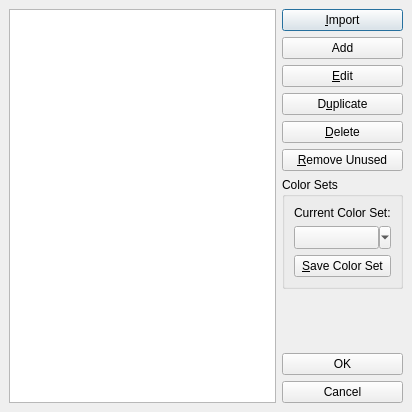
<?xml version="1.0" encoding="UTF-8"?>
<ui version="4.0">
 <class>ColorsAndFillsBase</class>
 <widget class="QDialog" name="ColorsAndFillsBase">
  <property name="geometry">
   <rect>
    <x>0</x>
    <y>0</y>
    <width>412</width>
    <height>412</height>
   </rect>
  </property>
  <property name="windowTitle">
   <string>Colors and Fills</string>
  </property>
  <property name="sizeGripEnabled">
   <bool>false</bool>
  </property>
  <property name="modal">
   <bool>true</bool>
  </property>
  <layout class="QHBoxLayout" name="horizontalLayout" stretch="1,0">
   <property name="leftMargin">
    <number>9</number>
   </property>
   <property name="topMargin">
    <number>9</number>
   </property>
   <property name="rightMargin">
    <number>9</number>
   </property>
   <property name="bottomMargin">
    <number>9</number>
   </property>
   <item>
    <widget class="QTreeWidget" name="dataTree">
     <property name="toolTip">
      <string>If color management is enabled, an exclamation mark indicates that the color may be outside of the color gamut of the current printer profile selected. What this means is the color may not print exactly as indicated on screen. Spot colors are indicated by a red circle. More hints about gamut warnings are in the online help under Color Management. Registration colors will have a registration mark next to the color. Use Registration only for printers marks and crop marks.</string>
     </property>
     <attribute name="headerVisible">
      <bool>false</bool>
     </attribute>
     <column>
      <property name="text">
       <string>1</string>
      </property>
     </column>
    </widget>
   </item>
   <item>
    <layout class="QVBoxLayout" name="verticalLayout_2">
     <item>
      <widget class="QPushButton" name="importButton">
       <property name="toolTip">
        <string>Import colors to the current set from an existing document</string>
       </property>
       <property name="text">
        <string>&amp;Import</string>
       </property>
      </widget>
     </item>
     <item>
      <widget class="QPushButton" name="newButton">
       <property name="sizePolicy">
        <sizepolicy hsizetype="Expanding" vsizetype="Fixed">
         <horstretch>0</horstretch>
         <verstretch>0</verstretch>
        </sizepolicy>
       </property>
       <property name="toolTip">
        <string>Create a new color within the current set</string>
       </property>
       <property name="text">
        <string>Add</string>
       </property>
      </widget>
     </item>
     <item>
      <widget class="QPushButton" name="editButton">
       <property name="toolTip">
        <string>Edit the currently selected color</string>
       </property>
       <property name="text">
        <string>&amp;Edit</string>
       </property>
      </widget>
     </item>
     <item>
      <widget class="QPushButton" name="duplicateButton">
       <property name="toolTip">
        <string>Make a copy of the currently selected color</string>
       </property>
       <property name="text">
        <string>D&amp;uplicate</string>
       </property>
      </widget>
     </item>
     <item>
      <widget class="QPushButton" name="deleteButton">
       <property name="toolTip">
        <string>Delete the currently selected color</string>
       </property>
       <property name="text">
        <string>&amp;Delete</string>
       </property>
      </widget>
     </item>
     <item>
      <widget class="QPushButton" name="deleteUnusedButton">
       <property name="toolTip">
        <string>Remove unused colors from current document's color set</string>
       </property>
       <property name="text">
        <string>&amp;Remove Unused</string>
       </property>
      </widget>
     </item>
     <item>
      <widget class="QGroupBox" name="groupBox_3">
       <property name="title">
        <string>Color Sets</string>
       </property>
       <layout class="QVBoxLayout" name="verticalLayout">
        <item>
         <widget class="QLabel" name="label">
          <property name="text">
           <string>Current Color Set:</string>
          </property>
         </widget>
        </item>
        <item>
         <widget class="SwatchCombo" name="LoadColSet">
          <property name="sizePolicy">
           <sizepolicy hsizetype="Expanding" vsizetype="Fixed">
            <horstretch>0</horstretch>
            <verstretch>0</verstretch>
           </sizepolicy>
          </property>
          <property name="popupMode">
           <enum>QToolButton::MenuButtonPopup</enum>
          </property>
         </widget>
        </item>
        <item>
         <widget class="QPushButton" name="SaveColSet">
          <property name="toolTip">
           <string>Save the current color set</string>
          </property>
          <property name="text">
           <string>&amp;Save Color Set</string>
          </property>
         </widget>
        </item>
       </layout>
      </widget>
     </item>
     <item>
      <spacer name="verticalSpacer">
       <property name="orientation">
        <enum>Qt::Vertical</enum>
       </property>
       <property name="sizeHint" stdset="0">
        <size>
         <width>115</width>
         <height>13</height>
        </size>
       </property>
      </spacer>
     </item>
     <item>
      <layout class="QVBoxLayout" name="verticalLayout_4">
       <item>
        <widget class="QPushButton" name="okButton">
         <property name="toolTip">
          <string>Make the current colorset the default color set</string>
         </property>
         <property name="text">
          <string>OK</string>
         </property>
        </widget>
       </item>
       <item>
        <widget class="QPushButton" name="cancelButton">
         <property name="text">
          <string>Cancel</string>
         </property>
        </widget>
       </item>
      </layout>
     </item>
    </layout>
   </item>
  </layout>
 </widget>
 <customwidgets>
  <customwidget>
   <class>SwatchCombo</class>
   <extends>QToolButton</extends>
   <header>ui/swatchcombo.h</header>
  </customwidget>
 </customwidgets>
 <resources/>
 <connections/>
</ui>
